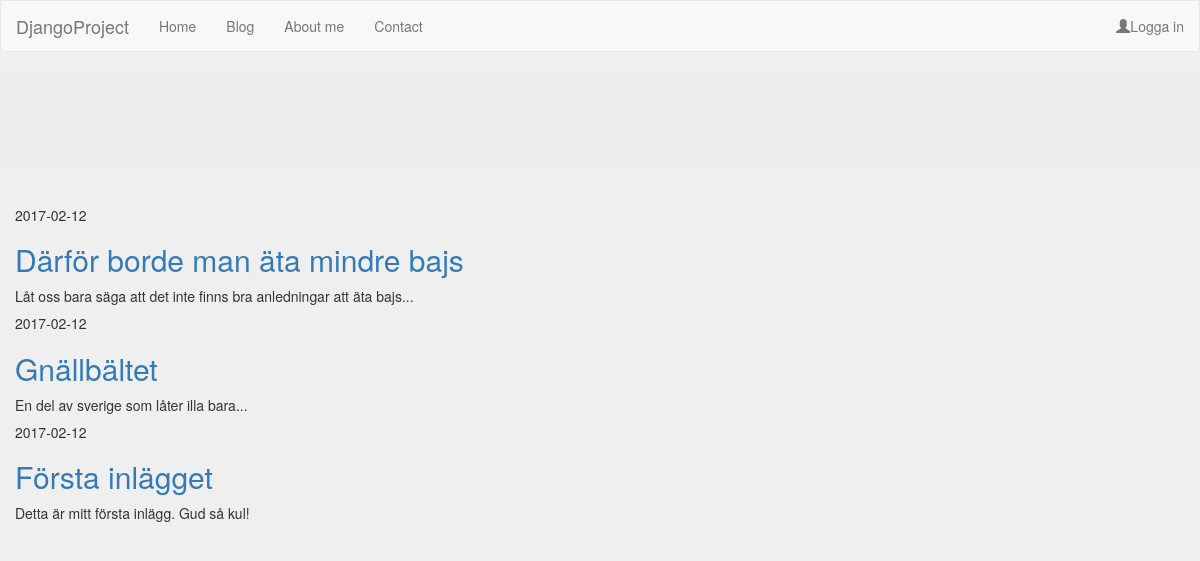
Screenshot of /blog/ with the database file from the repository.
### blog/models.py (models this page shows, shortened)
class Post(models.Model):
    title = models.CharField(max_length = 140)
    body = models.TextField()
    date = models.DateTimeField()

### blog/templates/blog/blog.html
{% extends "personal/header.html"%}
{% block content %}
  {% for post in object_list %}
    <h5>{{post.date|date:"Y-m-d"}}</h5>
    <h2><a href="/blog/{{post.id}}">{{post.title}}</a></h2>
    <p>{{post.body}}</p>
  {% endfor %}
{% endblock %}

### personal/templates/personal/header.html (shortened to what this page needs)
<!DOCTYPE html>
<html lang="en">
  <head>
    {% load staticfiles %}
    <link rel="stylesheet", href="{% static '/css/bootstrap.min.css' %}", type="text/css">
    <link rel="stylesheet", href="{% static '/css/style.css' %}", type="text/css">
  </head>
  <body>
    <nav class="navbar navbar-default">
      <div class="container-fluid">
        <a href="/" class="navbar-brand">DjangoProject</a>
        <ul class="nav navbar-nav">
          <li><a href="/">Home</a></li>
          <li><a href="/blog">Blog</a></li>
          <li><a href="/aboutme">About me</a>
          <li><a href="/contact">Contact</a></li>
        </ul>
        <ul class="nav navbar-nav navbar-right">
          <li><a href="/admin"><span class="glyphicon glyphicon-user"></span>Logga in</a></li>
        </ul>
      </div>
    </nav>
    <div class="jumbotron">
    </div>
    <div class="container-fluid">
      {% block content %}
      {% endblock %}
    </div>
  </body>
</html>

### personal/static/css/style.css (style rules this page uses)
body { background: #efefef; }

### rows the page displays
Post: date "2017-02-12", title "Därför borde man äta mindre bajs", body "Låt oss bara säga att det inte finns bra anledningar att äta bajs..."
Post: date "2017-02-12", title "Gnällbältet", body "En del av sverige som låter illa bara..."
Post: date "2017-02-12", title "Första inlägget", body "Detta är mitt första inlägg. Gud så kul!"
